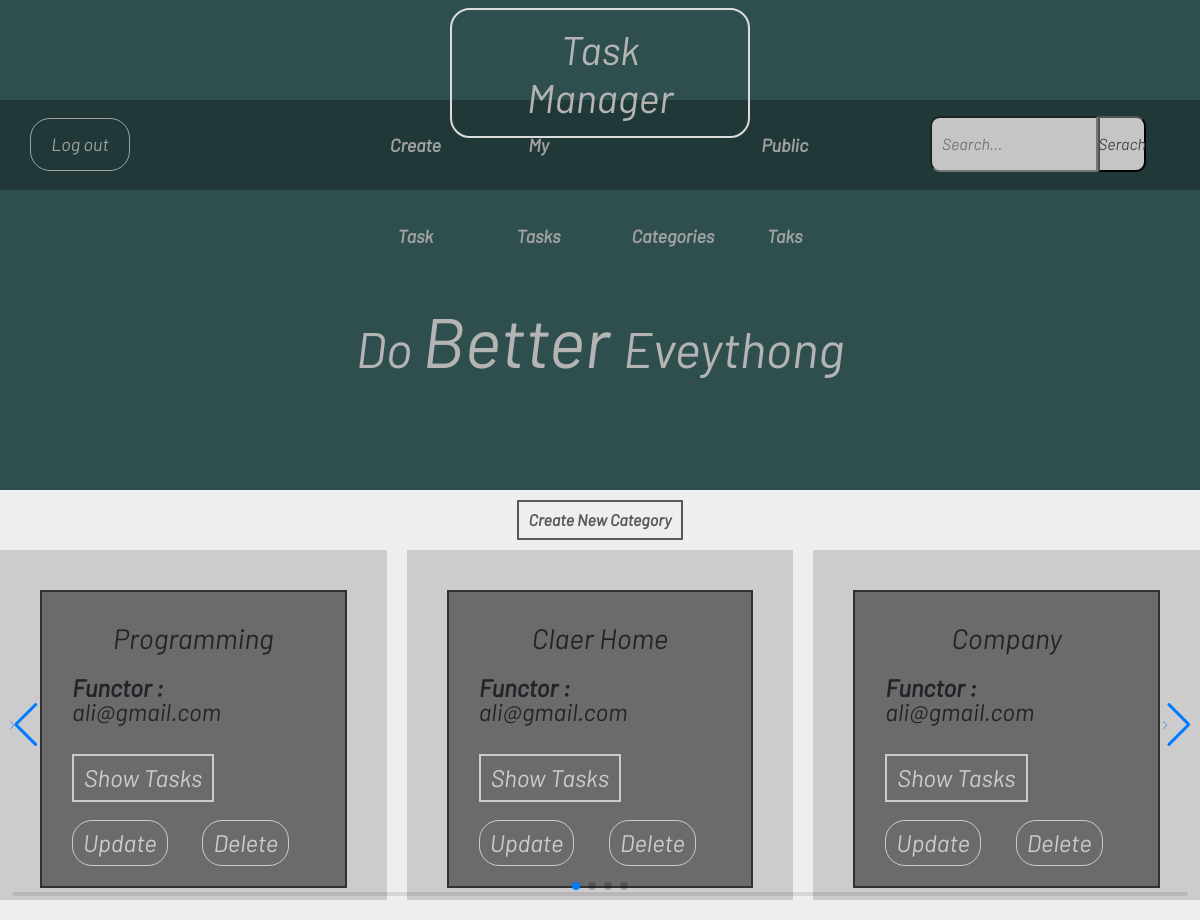
Screenshot of /tasks/show-categories/ (signed in) with the database file from the repository.
### Tasks/models.py (models this page shows, shortened)
class Category(models.Model):
    name = models.CharField(max_length=50)
    functor = models.ForeignKey(UserAccount, on_delete=models.CASCADE)

class UserAccount(AbstractBaseUser):
    email = models.EmailField(verbose_name='Email Address', max_length=250, unique=True)
    name = models.CharField(max_length=50)
    is_active = models.BooleanField(default=True)
    is_staff = models.BooleanField(default=False)
    objects = UserAccountManager()
    USERNAME_FIELD = 'email'
    REQUIRED_FIELDS = ['name']
    def __str__(self):
        return self.email

### Tasks/views.py (the view)
# urls.py: path('show-categories/', show_categories, name='categories'),
@login_required
def show_categories(request):
    categories = Category.objects.filter(functor = request.user)
    context = {'categories': categories}
    return render(request, 'Tasks/categories.html', context)

### Tasks/templates/Tasks/categories.html (shortened to what this page needs)
{% extends 'base.html' %}
{% load static %}
{% block styles %}
    <link rel="stylesheet" href="{% static 'Tasks/css/swiper_category_style.css' %}">
    <link rel="stylesheet" href="https://cdn.jsdelivr.net/npm/swiper@11/swiper-bundle.min.css"/>
{% endblock %}
{% block content %}
    <div class="create-link">
        <a id="create-category-link" href="{% url 'create-category' %}">Create New Category</a>
    </div>
    <div class="swiper">
        <div class="swiper-wrapper">
            {% for category in categories %}
            <div class="swiper-slide">
                <div class="inner-swiper">
                    <h3 id="title">{{ category.name }}</h3>
                    <p class="show-detail"><span>Functor : </span> {{ category.functor }} </p>
                    <a id="a-show-tasks" href="{% url 'task-by-category' category.id %}"> Show Tasks </a>
                    <ul class="update-delete">
                        <li>
                            <a href="{% url 'update-category' category.id %}">Update</a>
                        </li>
                        <li>
                            <a href="{% url 'delete-category' category.id %}">Delete</a>
                        </li>
                    </ul>
                </div>
            </div>
            {% endfor %}
        </div>
        <div class="swiper-pagination"></div>
        <div class="swiper-button-prev"></div>
        <div class="swiper-button-next"></div>
        <div class="swiper-scrollbar"></div>
    </div>
{% endblock %}

### static/css/base_style.css (style rules this page uses)
body { font-family: 'Barlow-Italic'; overflow:hidden; background-color: rgb(238, 238, 238); }

### rows the page displays
Category: name "Programming", functor "ali@gmail.com"
Category: name "Claer Home", functor "ali@gmail.com"
Category: name "Company", functor "ali@gmail.com"
